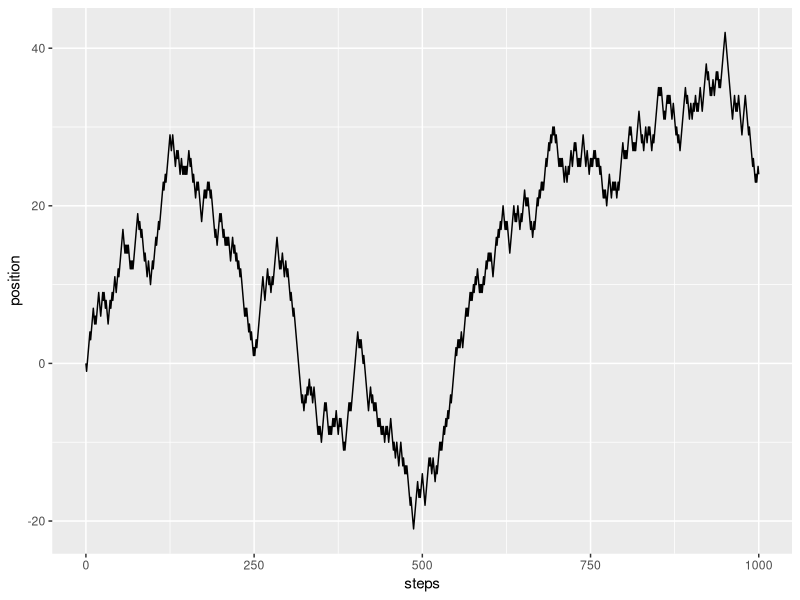

The R script that drew this image:
## ---- chunk 1
knitr::opts_chunk$set(echo = TRUE)
## ---- chunk 2
library(tidyverse)
paragraph <- "Kahneman\'s lengthy collaboration with Amos Tversky began in 1969, after Tversky gave a guest lecture at one of Kahneman\'s seminars at Hebrew University.[6] Their first jointly written paper, \"Belief in the Law of Small Numbers,\" was published in 1971. They published seven journal articles in the years 1971 to 1979. They flipped a coin to determine whose name would appear first on their initial paper and alternated thereafter.[16] Their article \"Judgment Under Uncertainty: Heuristics and Biases\" introduced the notion of anchoring. Kahneman and Tversky spent an entire year at an office in the Van Leer Institute in Jerusalem, writing this paper. They spent more than three years revising an early version of prospect theory that was completed in early 1975. The final version was published in 1979.[10] The pair also teamed with Paul Slovic to edit a compilation entitled \"Judgement Under Uncertainty: Heuristics and Biases\" (1982) that was a summary of their work and of other recent advances that had influenced their thinking. Kahneman was ultimately awarded the Nobel Memorial Prize in Economics in 2002 \"for having integrated insights from psychological research into economic science, especially concerning human judgment and decision-making under uncertainty\".[17] Kahneman left Hebrew University in 1978 to take a position at the University of British Columbia.[6] In 2021, Kahneman co-authored a book with Olivier Sibony and Cass Sunstein, titled Noise: A Flaw in Human Judgment.[18]"
par_letters <- str_split(paragraph, "") |> unlist()
par_letters <- str_to_lower(par_letters)
par_letters <- par_letters[par_letters %in% letters]
letters_df <- data.frame(letter = par_letters) |>
  group_by(letter) |>
  summarise(n = n(), prob = n/length(par_letters))
knitr::kable(letters_df)
## ---- chunk 3
strings <- replicate(20 ,sapply(2:6, function(n){
  ind_letter <- sample(letters_df$letter, n, replace = TRUE, prob = letters_df$prob)
  str_flatten(ind_letter)
}))
strings <- c(strings)
strings
## ---- chunk 4
position <- c(0)
steps <- c(-1,1)
for(i in 2:10001){
  step <- sample(steps, 1, replace = T)
  new <- step + position[length(position)]
  position[i] <- new
}
position_df <- data.frame(steps = 0:10000, position = position)
position_df |> filter(steps <= 1000) |>
  ggplot(aes(x = steps, y = position)) +
  geom_line()
## ---- chunk 5
min(position)
max(position)
## ---- chunk 6
position2 <- ifelse(position > 0, "p", "nz")
runs <- rle(position2)
runs$lengths[which(runs$values == "p")] |> max()
